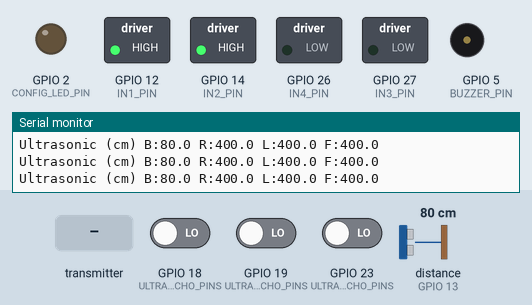
Recording of a program running on a simulated ESP32. Parts: switched loads named in the program (green lamp = pin HIGH), output pins drawn as LEDs (lit = HIGH), buzzer (waves = sounding, pin HIGH), the last lines printed to the serial monitor. Wiring (inferred from the names in the program): ultrasonic range finder: trigger GPIO 4; echo GPIO 13. The test bench sets the inputs (shaded band); at power-on: GPIO 18 (ULTRASONIC_ECHO_PINS) LOW, GPIO 19 (ULTRASONIC_ECHO_PINS) LOW, GPIO 23 (ULTRASONIC_ECHO_PINS) LOW, distance to the obstacle (sensor on GPIO 13) 80 cm. The echo pulse lasts 58.3 µs per cm; pins used as bus, display or sensor lines are not drawn.

Above: at 1.2 s.
1.3 s: the transmitter starts sending pwmL = 0
At 2.1 s:
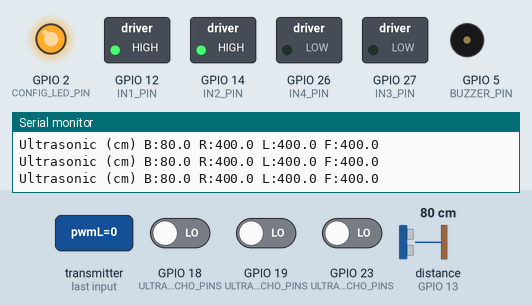
2.8 s: the transmitter starts sending dir = -100
At 3.3 s:
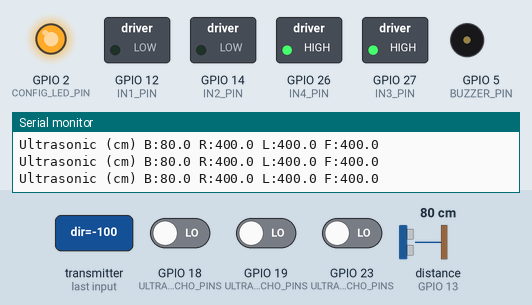
4.3 s: the transmitter starts sending dir = 100
At 5.6 s:
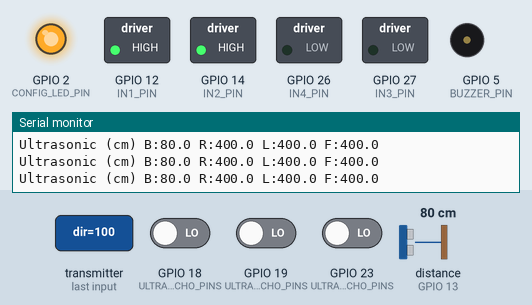
Timing chart, 0 to 7.3 s (numbered marks = the images above; inputs shaded):
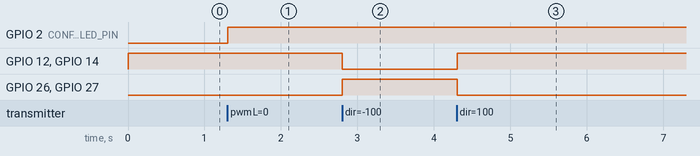

The program:

main.cpp
```cpp
#include <Arduino.h>
#include <Wire.h>
#include <Adafruit_MCP4725.h>
#include <math.h>        // fabsf, isnan, lroundf
#include <esp_now.h>
#include <WiFi.h>
#include <esp_mac.h>     // esp_read_mac & ESP_MAC_WIFI_STA
#include "multiUltrasonic.h"  // Multi-ultrasonic sensor module


/*================== Buzzer config ==================*/
#define BUZZER_PIN 5      // Change to your chosen safe pin
bool passiveBuzzer = false;   // true = passive (piezo), false = active (with internal oscillator)

/*================== Buzzer timing ==================*/
const uint16_t BUZZER_FREQ     = 2000;  // Hz (for passive buzzer)
const uint8_t  BUZZER_CHANNEL  = 0;     // LEDC channel for tone
const uint8_t  BUZZER_RES_BITS = 8;     // not very important for tone

// State
bool     buzzerIsOn      = false;
uint32_t buzzerOffTimeMs = 0;

// Optional: simple debounce between beeps
uint32_t lastBeepRequestMs = 0;
uint32_t minBeepGapMs      = 50;  // ignore new beeps closer than this


/*================== Ultrasonic sensor config ==================*/
// Common TRIG pin for all ultrasonic sensors
constexpr uint8_t PIN_ULTRASONIC_TRIG = 4;

// Echo pins list – set these as you like
constexpr uint8_t ULTRASONIC_ECHO_PINS[] = {
  13,  // Sensor 0 Back sensor
  18,  // Sensor 1 Right sensor
  19,  // Sensor 2 Left sensor
  23   // Sensor 3 Front sensor
};

constexpr uint8_t ULTRASONIC_SENSOR_COUNT =
    sizeof(ULTRASONIC_ECHO_PINS) / sizeof(ULTRASONIC_ECHO_PINS[0]);

// Max distance (cm) when no echo / too far
constexpr float    MAX_DISTANCE_CM        = 400.0f;
// Time between trigger bursts
constexpr uint32_t BURST_INTERVAL_MS      = 60;
// Print interval
constexpr uint32_t PRINT_INTERVAL_MS      = 200;


// Index enum for readability
enum : uint8_t {
  IDX_BACK  = 0,
  IDX_RIGHT = 1,
  IDX_LEFT  = 2,
  IDX_FRONT = 3
};

// Obstacle distance thresholds (cm)
constexpr float FRONT_STOP_CM = 30.0f;  // stop forward if front < 30 cm
constexpr float BACK_STOP_CM  = 30.0f;  // stop backward if back  < 30 cm
constexpr float SIDE_STOP_CM  = 25.0f;  // stop turning toward side if < 25 cm

// Global copy of last measured distances
float g_ultraDistances[ULTRASONIC_SENSOR_COUNT] = {
  MAX_DISTANCE_CM, MAX_DISTANCE_CM,
  MAX_DISTANCE_CM, MAX_DISTANCE_CM
};
/*--------------------------------------------------------------------------*/

// ================= Relays =================
// These four pins drive external relays that handle motor direction.
const int IN1_PIN = 12;
const int IN2_PIN = 14;
const int IN3_PIN = 27;
const int IN4_PIN = 26;

// Relay direction state:
// true  -> FORWARD  (IN1=HIGH, IN2=HIGH, IN3=LOW,  IN4=LOW)
// false -> BACKWARD (IN1=LOW,  IN2=LOW,  IN3=HIGH, IN4=HIGH)
bool relayForward = true;

// ================= I2C / DAC config =================
// One MCP4725 on each I2C bus (Wire / Wire1)
constexpr uint8_t  DAC_ADDR   = 0x60;   // MCP4725 address (both)

// I2C buses
constexpr int SDA1_PIN   = 21;          // Bus 1: DAC1
constexpr int SCL1_PIN   = 22;
constexpr int SDA2_PIN   = 16;          // Bus 2: DAC2
constexpr int SCL2_PIN   = 17;

constexpr uint32_t I2C_CLOCK  = 400000;

constexpr uint8_t  DAC_BITS     = 12;
constexpr uint16_t DAC_MAX_CODE = (1u << DAC_BITS) - 1u;

// ------- Global voltage range (shared by both DACs) -------
// These define the commanded voltage range mapped from PWM.
float V_MIN = 0.0f;
float V_MAX = 5.0f;

// ------- Real DAC supply (set VREF to your measured value) -------
// This should be your MCP4725 VCC measured with a multimeter.
float VREF = 5.000f;  // <- put your measured MCP4725 VCC here

// ------- Calibration (shared): measured = CAL_A * commanded + CAL_B -------
// You can tune these if your real output is off.
float CAL_A = 1.000f; // gain
float CAL_B = 0.000f; // offset (volts)

// ------- Dynamics / pacing (shared) -------
// SLEW_V_PER_S: max change in voltage per second (0 => instant step)
float    SLEW_V_PER_S       = 2.0f;
// UPDATE_INTERVAL_US: minimum interval between actual I2C writes
uint32_t UPDATE_INTERVAL_US = 2000u;       // µs between I2C writes

// ================== ESP-NOW / ROBOT CONFIG ==================

// Status LED
constexpr uint8_t  CONFIG_LED_PIN         = 2;        // Onboard LED
constexpr uint32_t CONFIG_LINK_TIMEOUT_MS = 1000;     // ms without packets => link lost

// TX MAC (peer) - MUST match your TX ESP32 STA MAC
uint8_t CONFIG_TX_MAC[6] = {0xC0, 0x49, 0xEF, 0xF1, 0x5A, 0xB8};

// ACK payload
constexpr char CONFIG_ACK_TEXT[] = "ACK";

// Packet structure (MUST MATCH TX!)
struct SpeedPacket {
  uint16_t pwmL;   // 0..1023 magnitude
  uint16_t pwmR;   // 0..1023 magnitude
  int8_t   dir;    // -1 = backward, 0 = stop, 1 = forward
};

// --------- PWM CONFIG (10-bit resolution) ---------
constexpr int SPEED_BITS        = 10;
constexpr int SPEED_MAX         = (1 << SPEED_BITS) - 1;  // 1023
constexpr int SPEED_STOP        = 0;

// Global PWM limiter [0..1023] (can be changed later)
int globalPwmLimit = 560;       // limit to keep voltage & current safe

// ================== GLOBAL STATE ==================

bool     globalLinkActive    = false;
uint32_t globalLastRxMillis  = 0;

// PWM sent to DACs (after limiter)
int globalPwmL = 0;   // [0..1023]
int globalPwmR = 0;   // [0..1023]

// ================== HELPERS ==================

void buzzerOn() {
  if (buzzerIsOn) return;

  if (passiveBuzzer) {
    // Passive: use hardware PWM/tone
    ledcWriteTone(BUZZER_CHANNEL, BUZZER_FREQ);
  } else {
    // Active: just drive pin HIGH
    digitalWrite(BUZZER_PIN, HIGH);
  }
  buzzerIsOn = true;
}

void buzzerOff() {
  if (!buzzerIsOn) return;

  if (passiveBuzzer) {
    ledcWriteTone(BUZZER_CHANNEL, 0);  // stop tone
  } else {
    digitalWrite(BUZZER_PIN, LOW);
  }
  buzzerIsOn = false;
}

void buzzerBeep(uint32_t durationMs) {
  uint32_t now = millis();

  // Optional: ignore too-frequent requests
  if (now - lastBeepRequestMs < minBeepGapMs) return;
  lastBeepRequestMs = now;

  buzzerOn();
  buzzerOffTimeMs = now + durationMs;
}

void buzzerUpdate() {
  uint32_t now = millis();
  if (buzzerIsOn && now >= buzzerOffTimeMs) {
    buzzerOff();
  }
}


inline void printMac(const uint8_t *mac) {
  for (int i = 0; i < 6; i++) {
    if (i > 0) Serial.print(':');
    if (mac[i] < 0x10) Serial.print('0');
    Serial.print(mac[i], HEX);
  }
}

inline float clampf(float v, float lo, float hi) {
  if (v < lo) return lo;
  if (v > hi) return hi;
  return v;
}

inline uint32_t elapsedUs(uint32_t start, uint32_t now) {
  return static_cast<uint32_t>(now - start);
}

// Apply global PWM limiter [0..globalPwmLimit]
inline int applyPwmLimit(int pwm) {
  if (pwm < 0) pwm = 0;
  if (pwm > globalPwmLimit) pwm = globalPwmLimit;
  return pwm;
}

// Map speed [0..SPEED_MAX] to voltage based on current V_MIN/V_MAX
float speedToVoltage(float speed) {
  speed = clampf(speed, 0.0f, static_cast<float>(SPEED_MAX));
  const float ratio = speed / static_cast<float>(SPEED_MAX); // 0.0 .. 1.0
  return V_MIN + ratio * (V_MAX - V_MIN);
}

// ================= MCP4725 Controller CLASS =================
// Non-blocking DAC controller with slew rate limiting.
class MCP4725Controller {
public:
  bool begin(TwoWire *wire, uint8_t addr) {
    _wire = wire;
    _addr = addr;
    if (!_dac.begin(_addr, _wire)) return false;

    const uint32_t now = micros();
    _lastUpdateUs = _lastTickUs = now;

    // Smallest meaningful step in volts (~1 LSB at VREF)
    _minStepVolts = VREF / static_cast<float>(DAC_MAX_CODE);

    _currentV = clampf(0.0f, V_MIN, V_MAX);
    _targetV  = _currentV;
    writeVoltage(_currentV);
    return true;
  }

  // Non-blocking setter: only updates the target; real output changes in update()
  void setTarget(float v) {
    _targetV = clampf(v, V_MIN, V_MAX);
  }

  // Must be called regularly; handles slew + I2C writes
  void update() {
    const uint32_t now = micros();
    if (elapsedUs(_lastTickUs, now) < UPDATE_INTERVAL_US) return;
    _lastTickUs = now;

    float next = _currentV;

    if (SLEW_V_PER_S <= 0.0f) {
      // step instantly
      next = _targetV;
    } else {
      const float dt      = elapsedUs(_lastUpdateUs, now) / 1e6f;
      const float maxStep = SLEW_V_PER_S * dt;
      const float err     = _targetV - _currentV;

      if (err >  maxStep) next = _currentV + maxStep;
      else if (err < -maxStep) next = _currentV - maxStep;
      else                     next = _targetV;
    }

    next = clampf(next, V_MIN, V_MAX);

    // Only write if change is at least ~1 LSB
    if (fabsf(next - _lastWrittenV) >= _minStepVolts) {
      writeVoltage(next);
      _lastWrittenV = next;
    }

    _currentV     = next;
    _lastUpdateUs = now;
  }

  float current() const { return _currentV; }
  float target()  const { return _targetV;  }

private:
  void writeVoltage(float vLimited) {
    // vLimited is already within [V_MIN..V_MAX]
    float commanded = (vLimited - CAL_B) / CAL_A;      // undo calibration
    commanded       = clampf(commanded, 0.0f, VREF);   // DAC can't exceed VREF

    uint16_t code = static_cast<uint16_t>(
      lroundf((commanded / VREF) * DAC_MAX_CODE)
    );
    if (code > DAC_MAX_CODE) code = DAC_MAX_CODE;

    _dac.setVoltage(code, false);
  }

  Adafruit_MCP4725 _dac;
  TwoWire*  _wire          = nullptr;
  uint8_t   _addr          = DAC_ADDR;
  float     _currentV      = 0.0f;
  float     _targetV       = 0.0f;
  float     _lastWrittenV  = -1000.0f;
  float     _minStepVolts  = 0.0f;
  uint32_t  _lastUpdateUs  = 0;
  uint32_t  _lastTickUs    = 0;
};

// ================= Instances & globals =================
MCP4725Controller dacs[2];   // dacs[0] on Wire, dacs[1] on Wire1

// ================= Relay helper =================
// Non-blocking: just writes the pins, no delay.
void applyRelayState() {
  const uint8_t in1Level = relayForward ? HIGH : LOW;
  const uint8_t in2Level = relayForward ? HIGH : LOW;
  const uint8_t in3Level = relayForward ? LOW  : HIGH;
  const uint8_t in4Level = relayForward ? LOW  : HIGH;

  digitalWrite(IN1_PIN, in1Level);
  digitalWrite(IN2_PIN, in2Level);
  digitalWrite(IN3_PIN, in3Level);
  digitalWrite(IN4_PIN, in4Level);

  /* Serial.print(F("Relays set to: "));
  Serial.println(relayForward ?
    F("FORWARD (IN1/IN2 HIGH, IN3/IN4 LOW)") :
    F("BACKWARD (IN1/IN2 LOW, IN3/IN4 HIGH)")
  ); */
}

// ======== ESP-NOW CALLBACKS (classic API – matches your framework) ========

// Called after we send something with esp_now_send
// Classic signature: mac_addr + status
void onEspNowSent(const uint8_t *mac_addr, esp_now_send_status_t status) {
  (void)mac_addr;
  (void)status;
  // Optional debug:
  // Serial.print(F("ACK status: "));
  // Serial.println(status == ESP_NOW_SEND_SUCCESS ? F("OK") : F("FAIL"));
}

// Called when a packet is received
// Classic signature: mac_addr + data + len
void onEspNowRecv(const uint8_t *mac_addr, const uint8_t *data, int len) {
  (void)mac_addr; // not used, but available if you want to filter by sender

  // Mark link as active
  globalLastRxMillis = millis();
  globalLinkActive   = true;

  // We expect SpeedPacket with exact size
  if (len == static_cast<int>(sizeof(SpeedPacket))) {
    SpeedPacket pkt;
    memcpy(&pkt, data, sizeof(SpeedPacket));

    // Sanitize input PWM
    int pwmL = static_cast<int>(pkt.pwmL);
    int pwmR = static_cast<int>(pkt.pwmR);

    if (pwmL < 0) pwmL = 0;
    if (pwmR < 0) pwmR = 0;
    if (pwmL > SPEED_MAX) pwmL = SPEED_MAX;
    if (pwmR > SPEED_MAX) pwmR = SPEED_MAX;

    // Apply limiter
    pwmL = applyPwmLimit(pwmL);
    pwmR = applyPwmLimit(pwmR);

    // Direction:
    // dir > 0 → forward
    // dir < 0 → backward
    // dir == 0 → STOP (all PWM = 0)
    if (pkt.dir > 0) {
      relayForward = true;
    } else if (pkt.dir < 0) {
      relayForward = false;
    }

    if (pkt.dir == 0) {
      // STOP, ignore pwm values, zero everything
      globalPwmL = SPEED_STOP;
      globalPwmR = SPEED_STOP;
    } else {
      globalPwmL = pwmL;
      globalPwmR = pwmR;
    }

    applyRelayState();

    // Debug (uncomment if needed)
    /*
    Serial.print(F("RX pkt: dir="));
    Serial.print((int)pkt.dir);
    Serial.print(F(" pwmL="));
    Serial.print(globalPwmL);
    Serial.print(F(" pwmR="));
    Serial.println(globalPwmR);
    */

  } else {
    Serial.print(F("Unexpected payload size ("));
    Serial.print(len);
    Serial.print(F("), expected "));
    Serial.println(sizeof(SpeedPacket));
    Serial.println(F("→ STOP for safety"));

    // STOP everything on bad packet
    globalPwmL = SPEED_STOP;
    globalPwmR = SPEED_STOP;
  }

  // Send ACK back to TX (non-blocking; ESP-NOW send is async)
  const esp_err_t result = esp_now_send(
    CONFIG_TX_MAC,
    reinterpret_cast<const uint8_t*>(CONFIG_ACK_TEXT),
    sizeof(CONFIG_ACK_TEXT) - 1   // "ACK" (3 bytes, no null)
  );

  if (result != ESP_OK) {
    Serial.print(F("RX: Error sending ACK, code: "));
    Serial.println(result);
  }
}

// ================== SETUP ==================

void setup() {
  Serial.begin(115200);

  if (passiveBuzzer) {
    // Setup LEDC for passive buzzer
    ledcSetup(BUZZER_CHANNEL, BUZZER_FREQ, BUZZER_RES_BITS);
    ledcAttachPin(BUZZER_PIN, BUZZER_CHANNEL);
  } else {
    // Active buzzer is just a digital output
    pinMode(BUZZER_PIN, OUTPUT);
    digitalWrite(BUZZER_PIN, LOW);
  }

  buzzerOff();
  // no delay() here to keep 100% non-blocking beyond hardware init

  // ========== Relays ==========
  pinMode(IN1_PIN, OUTPUT);
  pinMode(IN2_PIN, OUTPUT);
  pinMode(IN3_PIN, OUTPUT);
  pinMode(IN4_PIN, OUTPUT);

  relayForward = true;         // default direction
  applyRelayState();

    // Initialize the multi-ultrasonic module with your config
  multiUltrasonicBegin(
    PIN_ULTRASONIC_TRIG,
    ULTRASONIC_ECHO_PINS,
    ULTRASONIC_SENSOR_COUNT,
    MAX_DISTANCE_CM,
    BURST_INTERVAL_MS
  );

  Serial.println("Multi-ultrasonic (config from .ino) started.");

  // ========== I2C & DAC init ==========
  Wire.begin(SDA1_PIN, SCL1_PIN);   // DAC1 on Wire
  Wire.setClock(I2C_CLOCK);

  Wire1.begin(SDA2_PIN, SCL2_PIN);  // DAC2 on Wire1
  Wire1.setClock(I2C_CLOCK);

  // Ensure range is sane vs. VREF
  V_MIN = clampf(V_MIN, 0.0f, VREF);
  V_MAX = clampf(V_MAX, V_MIN, VREF);

  const bool ok1 = dacs[0].begin(&Wire,  DAC_ADDR);
  const bool ok2 = dacs[1].begin(&Wire1, DAC_ADDR);

  if (!ok1) Serial.println(F("DAC1 (MCP4725) not found on Wire. Check wiring."));
  if (!ok2) Serial.println(F("DAC2 (MCP4725) not found on Wire1. Check wiring."));

  if (ok1 || ok2) {
    Serial.println(F("MCP4725 dual-DAC ready."));
  } else {
    Serial.println(F("No DACs found. Check I2C pins and power."));
  }

  // ========== ESP-NOW / WiFi ==========
  pinMode(CONFIG_LED_PIN, OUTPUT);
  digitalWrite(CONFIG_LED_PIN, LOW);

  WiFi.mode(WIFI_STA);
  WiFi.disconnect();   // no blocking reconnection attempts

  // Print this ESP32 MAC (RX)
  uint8_t rxMac[6];
  if (esp_read_mac(rxMac, ESP_MAC_WIFI_STA) == ESP_OK) {
    Serial.print(F("RX ESP32 STA MAC: "));
    printMac(rxMac);
    Serial.println();
  } else {
    Serial.println(F("Failed to read RX MAC"));
  }

  // ESP-NOW init
  if (esp_now_init() != ESP_OK) {
    Serial.println(F("RX: Error initializing ESP-NOW"));
    return;
  }

  // Register callbacks (classic API)
  esp_now_register_send_cb(onEspNowSent);
  esp_now_register_recv_cb(onEspNowRecv);

  // Add TX as peer
  esp_now_peer_info_t peerInfo = {};
  memcpy(peerInfo.peer_addr, CONFIG_TX_MAC, 6);
  peerInfo.channel = 0;      // current WiFi channel
  peerInfo.encrypt = false;  // no encryption

  if (esp_now_add_peer(&peerInfo) != ESP_OK) {
    Serial.println(F("RX: Failed to add TX peer"));
    return;
  }

  Serial.print(F("RX: added TX peer: "));
  printMac(CONFIG_TX_MAC);
  Serial.println();
}

// ================== LOOP ==================

void loop() {
  const uint32_t now = millis();
  static uint32_t lastDemoBeep = 0;

  // FAST non-blocking ultrasonic update
  multiUltrasonicUpdate();

  // Copy latest distances into global array
  const uint8_t count = multiUltrasonicSensorCount();
  const float* distances = multiUltrasonicDistances();
  if (distances != nullptr) {
    const uint8_t n = (count < ULTRASONIC_SENSOR_COUNT) ?
                      count : ULTRASONIC_SENSOR_COUNT;
    for (uint8_t i = 0; i < n; ++i) {
      g_ultraDistances[i] = distances[i];
    }
  }

  // Optional debug for distances

  static uint32_t lastPrintUltra = 0;
  if (now - lastPrintUltra >= PRINT_INTERVAL_MS) {
    lastPrintUltra = now;
    Serial.print(F("Ultrasonic (cm) B:"));
    Serial.print(g_ultraDistances[IDX_BACK], 1);
    Serial.print(F(" R:"));
    Serial.print(g_ultraDistances[IDX_RIGHT], 1);
    Serial.print(F(" L:"));
    Serial.print(g_ultraDistances[IDX_LEFT], 1);
    Serial.print(F(" F:"));
    Serial.println(g_ultraDistances[IDX_FRONT], 1);
  }


  // Link timeout handling (non-blocking)
  if (globalLinkActive && (now - globalLastRxMillis > CONFIG_LINK_TIMEOUT_MS)) {
    globalLinkActive = false;
    Serial.println(F("RX: link timeout → STOP"));

    // Safety: stop robot
    globalPwmL = SPEED_STOP;
    globalPwmR = SPEED_STOP;
  }

  if(g_ultraDistances[IDX_FRONT] < FRONT_STOP_CM) {
    // Obstacle in front → stop forward motion
    if(relayForward && globalPwmL > 0) {
      globalPwmL = SPEED_STOP;
    }
    if(relayForward && globalPwmR > 0) {
      globalPwmR = SPEED_STOP;
    }
  if (now - lastDemoBeep >= 5000) {
    lastDemoBeep = now;
    buzzerBeep(150);    // 150 ms beep
  }
  }

  if(g_ultraDistances[IDX_BACK] < BACK_STOP_CM) {
    // Obstacle in back → stop backward motion
    if(!relayForward && globalPwmL > 0) {
      globalPwmL = SPEED_STOP;
    }

    if(!relayForward && globalPwmR > 0) {
      globalPwmR = SPEED_STOP;
    }
  }

  if(g_ultraDistances[IDX_LEFT] < SIDE_STOP_CM) {
    // Obstacle on left → stop left turn (i.e., right wheel forward)
    if(relayForward && globalPwmR > 0) {
      globalPwmR = SPEED_STOP;
    }
    if(!relayForward && globalPwmL > 0) {
      globalPwmL = SPEED_STOP;
    }
  }

  if(g_ultraDistances[IDX_RIGHT] < SIDE_STOP_CM) {
    // Obstacle on right → stop right turn (i.e., left wheel forward)
    if(relayForward && globalPwmL > 0) {
      globalPwmL = SPEED_STOP;
    }
    if(!relayForward && globalPwmR > 0) {
      globalPwmR = SPEED_STOP;
    }
  }

  // LED ON when link active, OFF otherwise
  digitalWrite(CONFIG_LED_PIN, globalLinkActive ? HIGH : LOW);

  // Convert current PWM to voltages for each DAC
  const float v1 = speedToVoltage(static_cast<float>(globalPwmL));
  const float v2 = speedToVoltage(static_cast<float>(globalPwmR));

  // Optional periodic debug
  /*
  static uint32_t lastPrint = 0;
  if (now - lastPrint >= 500) {
    lastPrint = now;
    Serial.print(F("PWM L: "));
    Serial.print(globalPwmL);
    Serial.print(F(" -> Vout1: "));
    Serial.print(v1, 3);
    Serial.print(F(" V | PWM R: "));
    Serial.print(globalPwmR);
    Serial.print(F(" -> Vout2: "));
    Serial.print(v2, 3);
    Serial.println(F(" V"));
  }
  */

  // MUST be called frequently
  buzzerUpdate();

  // Update DAC targets & slew (non-blocking)
  dacs[0].setTarget(v1);
  dacs[1].setTarget(v2);

  dacs[0].update();
  dacs[1].update();
}
```

Source omitted: MultiUltrasonic.h (1347 bytes), MultiUltrasonic.cpp (6169 bytes)

Measured:
- after the input at 1.3 s, GPIO 2 (CONFIG_LED_PIN): LOW → HIGH at once
- after the input at 2.8 s, GPIO 12 (IN1_PIN), GPIO 14 (IN2_PIN): HIGH → LOW at once; GPIO 26 (IN4_PIN), GPIO 27 (IN3_PIN): LOW → HIGH at once
- after the input at 4.3 s, GPIO 12 (IN1_PIN), GPIO 14 (IN2_PIN): LOW → HIGH at once; GPIO 26 (IN4_PIN), GPIO 27 (IN3_PIN): HIGH → LOW at once
